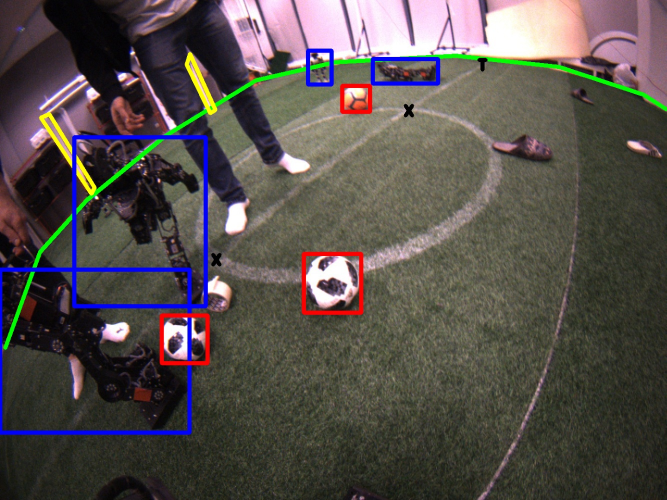
#> input picture example_images/viz_1067-frame1090.jpg, 1333 x 1000 px (shown at 1/2 size)
$ python -i line_label_tool.py   (imports and definitions only)
#> lines starting #> are read from the running program, lines starting #| are printed output that depends on the picture
#!/usr/bin/env python3
import os
import sys
import time
import numpy as np
import cv2
import re


class LineLabelTool(object):
    def __init__(self, image_set_id):
        self.path="/home/florian/Downloads/imageset/"
        self.out_path = "/home/florian/Projekt/bitbots/vision_dataset_2021/masks/"
        self.titles = ['No Green', 'Adaptive Gaussian Thresholding']
        self.image_set_id = image_set_id

        self.img = None
        self.segmentation = None
        self._box_size = 20
        self._mouse_coord = (0,0)
        self._left_down = False
        self._middle_down = False
        self._mouse_moved = False
        self.padding = 10

        cv2.namedWindow('Adaptive Gaussian Thresholding')

        cv2.createTrackbar('Weight1','Adaptive Gaussian Thresholding',10,150,lambda x: self.segment())
        cv2.createTrackbar('ROI','Adaptive Gaussian Thresholding',40,100,lambda x: self.segment())
        cv2.createTrackbar('Min Value','Adaptive Gaussian Thresholding',110,255,lambda x: self.segment())

        cv2.namedWindow('Segmentation')

        cv2.setMouseCallback("Segmentation", self._mouse_callback)


    # [111 lines left out: functions segment, edit, _mouse_callback, not called in this run]


    def main_loop(self):
        u = 0

        labeled_images = os.listdir(self.out_path)

        for root,_,f_names in os.walk(self.path):

            if self.image_set_id:
                image_set_id_str = str(self.image_set_id) + '-'
                f_names = sorted([f for f in f_names if f.startswith(image_set_id_str) and (f.endswith(".png") or f.endswith(".jpg"))])
            else:
                f_names = sorted([f for f in f_names if f.endswith(".png") or f.endswith(".jpg")])

            for f in f_names:
                u+=1
                if (not u%100==0):
                    #continue
                    pass

                mask_name = os.path.join(os.path.splitext(os.path.basename(f))[0] + '.png')

                if mask_name in labeled_images:
                    print("Skipped labeled image")
                    continue

                img_path = os.path.join(root, f)

                img = cv2.imread(img_path)

                original_shape = img.shape
                r = 1
                max_res = 600
                if img.shape[0] > max_res:
                    r = max_res / float(img.shape[0])
                    img = cv2.resize(
                        img,
                        (int(img.shape[1] * r), max_res),
                        interpolation = cv2.INTER_AREA)

                self.img = img

                cv2.imshow('Original', self.img)

                self.segment()

                while True:
                    key = cv2.waitKey(0) & 0xFF

                    if key == ord("q"):
                        sys.exit(0)

                    if key == ord("s"):
                        self.segmentation = np.zeros_like(self.segmentation)
                        break

                    if key == ord("w"):
                        break

                    if key == ord("e"):
                        self.edit()
                        break

                if r != 1:
                    self.segmentation = cv2.resize(
                        self.segmentation,
                        (original_shape[1], original_shape[0]))

                cv2.imwrite(os.path.join(self.out_path, mask_name), self.segmentation)

        cv2.destroyAllWindows()


# [7 lines not run here, left out]

>>> import cv2
>>> picture = cv2.imread('../example_images/viz_1067-frame1090.jpg', cv2.IMREAD_GRAYSCALE)
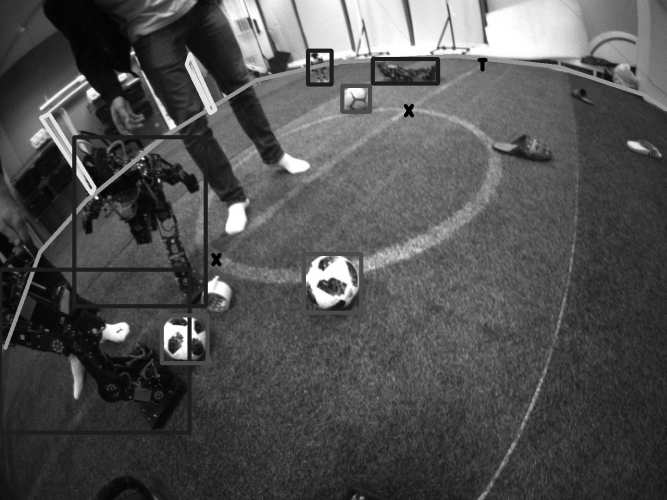
#> picture: shape (1000, 1333) (shown at 1/2 size); min 0, max 255, mean 80.8
#> (the run stopped early here; a loop or call above may not have finished)

$ run again, on example_images/viz_615-frame8359.jpg
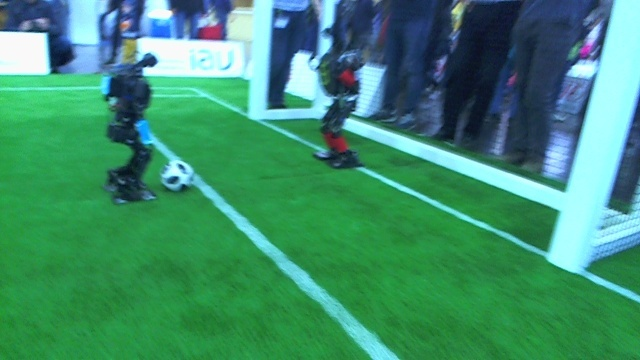
#> input picture example_images/viz_615-frame8359.jpg, 640 x 360 px
#> `picture = cv2.imread('../example_images/viz_1067-frame1090.jpg', cv2.I..`:
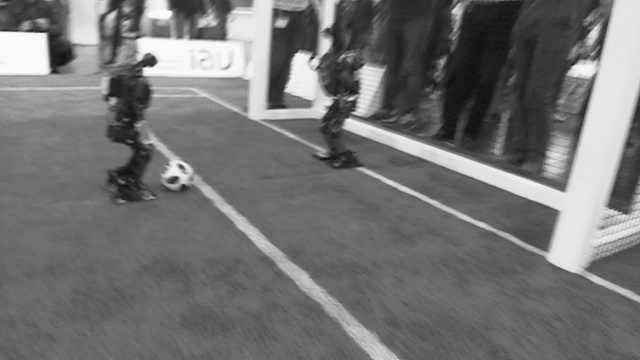
#> picture: shape (360, 640); min 14, max 252, mean 115

$ run again, on example_images/viz_627-frame0089.jpg
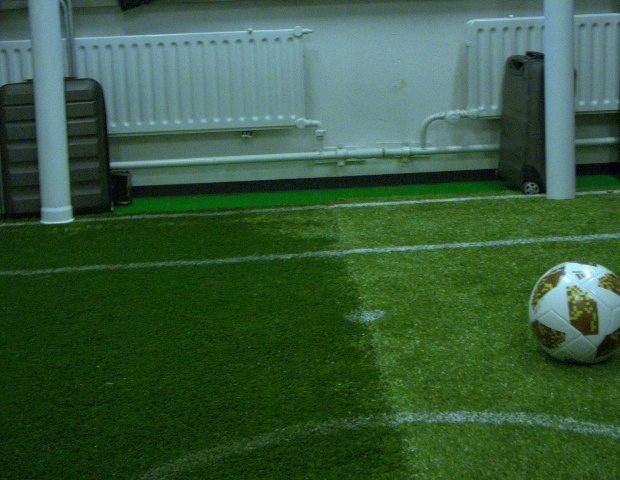
#> input picture example_images/viz_627-frame0089.jpg, 620 x 480 px
#> `picture = cv2.imread('../example_images/viz_1067-frame1090.jpg', cv2.I..`:
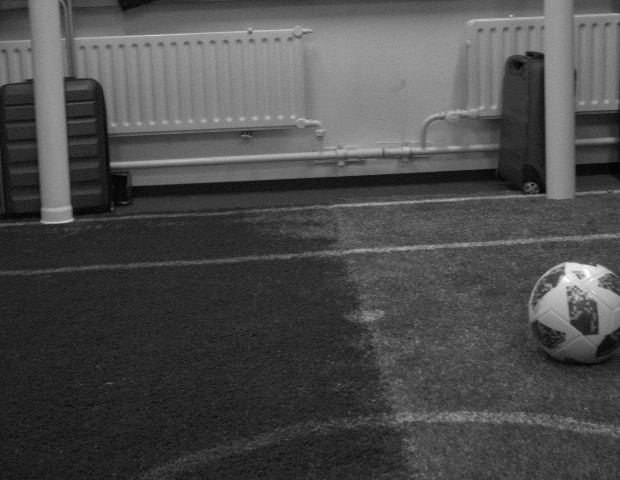
#> picture: shape (480, 620); min 0, max 253, mean 76.1
